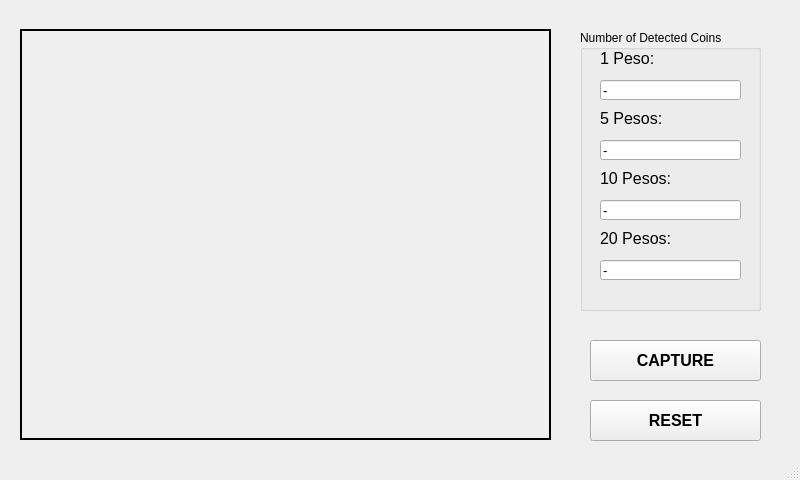
<?xml version="1.0" encoding="UTF-8"?>
<ui version="4.0">
 <class>MainWindow</class>
 <widget class="QMainWindow" name="MainWindow">
  <property name="geometry">
   <rect>
    <x>0</x>
    <y>0</y>
    <width>800</width>
    <height>480</height>
   </rect>
  </property>
  <property name="windowTitle">
   <string>MainWindow</string>
  </property>
  <property name="styleSheet">
   <string notr="true"/>
  </property>
  <widget class="QWidget" name="centralwidget">
   <widget class="QLabel" name="image_label">
    <property name="geometry">
     <rect>
      <x>20</x>
      <y>29</y>
      <width>531</width>
      <height>411</height>
     </rect>
    </property>
    <property name="frameShape">
     <enum>QFrame::Box</enum>
    </property>
    <property name="lineWidth">
     <number>2</number>
    </property>
    <property name="text">
     <string/>
    </property>
    <property name="alignment">
     <set>Qt::AlignCenter</set>
    </property>
   </widget>
   <widget class="QPushButton" name="capture_button">
    <property name="geometry">
     <rect>
      <x>590</x>
      <y>340</y>
      <width>171</width>
      <height>41</height>
     </rect>
    </property>
    <property name="font">
     <font>
      <pointsize>12</pointsize>
      <weight>75</weight>
      <bold>true</bold>
     </font>
    </property>
    <property name="text">
     <string>CAPTURE</string>
    </property>
   </widget>
   <widget class="QPushButton" name="reset_button">
    <property name="geometry">
     <rect>
      <x>590</x>
      <y>400</y>
      <width>171</width>
      <height>41</height>
     </rect>
    </property>
    <property name="font">
     <font>
      <pointsize>12</pointsize>
      <weight>75</weight>
      <bold>true</bold>
     </font>
    </property>
    <property name="text">
     <string>RESET</string>
    </property>
   </widget>
   <widget class="QGroupBox" name="groupBox">
    <property name="geometry">
     <rect>
      <x>580</x>
      <y>30</y>
      <width>181</width>
      <height>281</height>
     </rect>
    </property>
    <property name="title">
     <string>Number of Detected Coins</string>
    </property>
    <widget class="QLabel" name="one_pesos_label">
     <property name="geometry">
      <rect>
       <x>20</x>
       <y>20</y>
       <width>131</width>
       <height>16</height>
      </rect>
     </property>
     <property name="font">
      <font>
       <pointsize>12</pointsize>
      </font>
     </property>
     <property name="text">
      <string>1 Peso:</string>
     </property>
    </widget>
    <widget class="QLineEdit" name="one_pesos_textbox">
     <property name="geometry">
      <rect>
       <x>20</x>
       <y>50</y>
       <width>141</width>
       <height>20</height>
      </rect>
     </property>
     <property name="font">
      <font>
       <pointsize>10</pointsize>
      </font>
     </property>
     <property name="text">
      <string>-</string>
     </property>
    </widget>
    <widget class="QLabel" name="five_pesos_label">
     <property name="geometry">
      <rect>
       <x>20</x>
       <y>80</y>
       <width>121</width>
       <height>16</height>
      </rect>
     </property>
     <property name="font">
      <font>
       <pointsize>12</pointsize>
      </font>
     </property>
     <property name="text">
      <string>5 Pesos:</string>
     </property>
    </widget>
    <widget class="QLineEdit" name="five_pesos_textbox">
     <property name="geometry">
      <rect>
       <x>20</x>
       <y>110</y>
       <width>141</width>
       <height>20</height>
      </rect>
     </property>
     <property name="font">
      <font>
       <pointsize>10</pointsize>
      </font>
     </property>
     <property name="text">
      <string>-</string>
     </property>
    </widget>
    <widget class="QLineEdit" name="ten_pesos_textbox">
     <property name="geometry">
      <rect>
       <x>20</x>
       <y>170</y>
       <width>141</width>
       <height>20</height>
      </rect>
     </property>
     <property name="font">
      <font>
       <pointsize>10</pointsize>
      </font>
     </property>
     <property name="text">
      <string>-</string>
     </property>
    </widget>
    <widget class="QLabel" name="ten_pesos_label">
     <property name="geometry">
      <rect>
       <x>20</x>
       <y>140</y>
       <width>131</width>
       <height>16</height>
      </rect>
     </property>
     <property name="font">
      <font>
       <pointsize>12</pointsize>
      </font>
     </property>
     <property name="text">
      <string>10 Pesos:</string>
     </property>
    </widget>
    <widget class="QLabel" name="twenty_pesos_label">
     <property name="geometry">
      <rect>
       <x>20</x>
       <y>200</y>
       <width>121</width>
       <height>16</height>
      </rect>
     </property>
     <property name="font">
      <font>
       <pointsize>12</pointsize>
      </font>
     </property>
     <property name="text">
      <string>20 Pesos:</string>
     </property>
    </widget>
    <widget class="QLineEdit" name="twenty_pesos_textbox">
     <property name="geometry">
      <rect>
       <x>20</x>
       <y>230</y>
       <width>141</width>
       <height>20</height>
      </rect>
     </property>
     <property name="font">
      <font>
       <pointsize>10</pointsize>
      </font>
     </property>
     <property name="text">
      <string>-</string>
     </property>
    </widget>
   </widget>
  </widget>
  <widget class="QMenuBar" name="menubar">
   <property name="geometry">
    <rect>
     <x>0</x>
     <y>0</y>
     <width>800</width>
     <height>21</height>
    </rect>
   </property>
  </widget>
  <widget class="QStatusBar" name="statusbar"/>
 </widget>
 <resources/>
 <connections/>
</ui>
